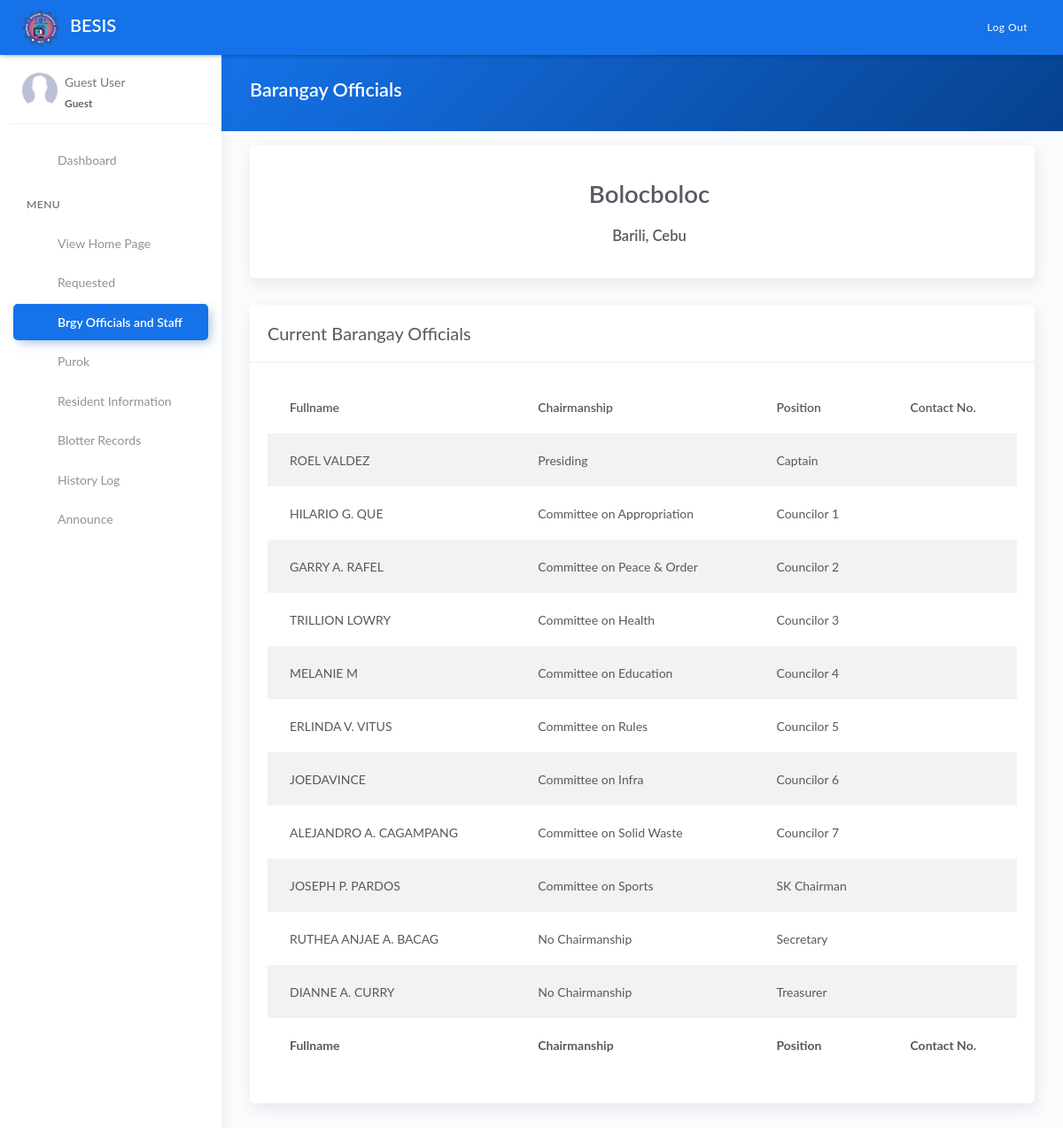
The app's page /officials.php, older data.
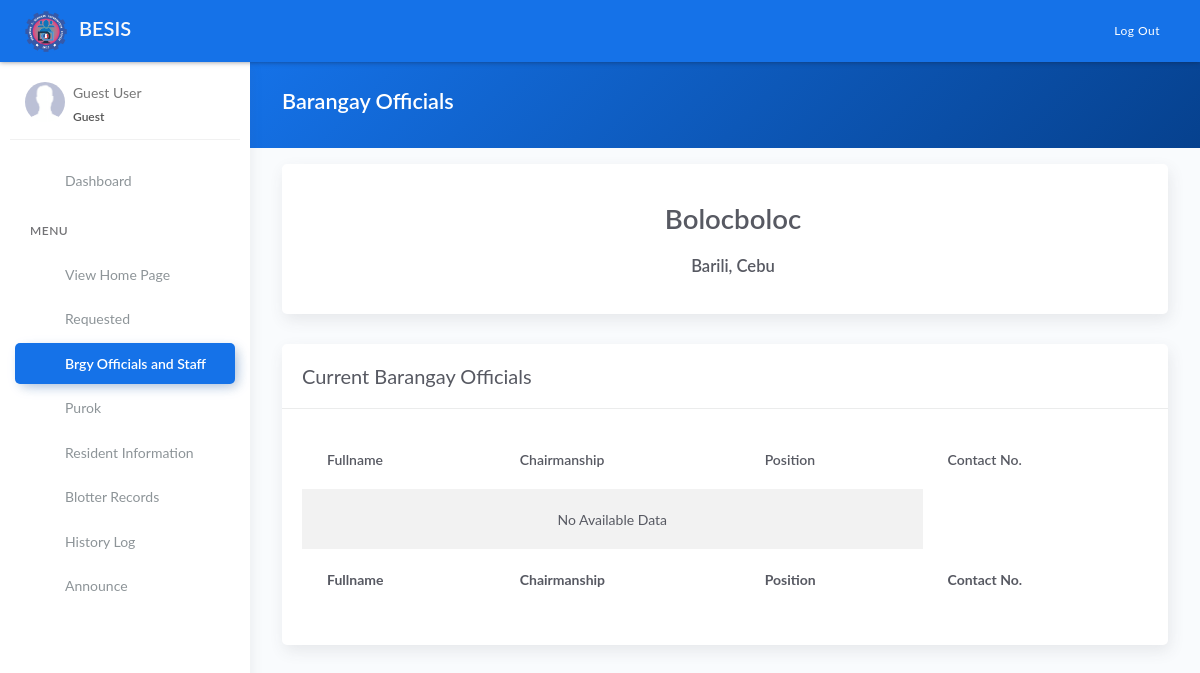
The same page, newer data.
### tables this page shows
CREATE TABLE `tblofficials` (
  `id` int(11) NOT NULL AUTO_INCREMENT,
  `name` varchar(50) DEFAULT NULL,
  `chairmanship` varchar(50) DEFAULT NULL,
  `position` varchar(50) DEFAULT NULL,
  `termstart` date DEFAULT NULL,
  `termend` date DEFAULT NULL,
  `status` varchar(20) DEFAULT NULL,
  PRIMARY KEY (`id`)
);

CREATE TABLE `tblchairmanship` (
  `id` int(11) NOT NULL AUTO_INCREMENT,
  `title` varchar(100) DEFAULT NULL,
  PRIMARY KEY (`id`)
);

CREATE TABLE `tblposition` (
  `id` int(11) NOT NULL AUTO_INCREMENT,
  `position` varchar(50) DEFAULT NULL,
  `order` int(11) DEFAULT NULL,
  PRIMARY KEY (`id`)
);

### model/fetch_brgy_info.php (called while the page is built, shortened)
<?php
    $query = "SELECT * FROM tblbrgy_info";
    $result = $conn->query($query);
	$row = $result->fetch_assoc();
	if($row){
		$province = $row['province'];
		$town	= $row['town'];
	}
?>

### officials.php (the view, shortened to what this page needs)
<?php include 'server/server.php' ?>
<?php
	if(isset($_SESSION['role'])){
		if($_SESSION['role'] =='staff'){
			$off_q = "SELECT *,tblofficials.id as id, tblposition.id as pos_id,tblchairmanship.id as chair_id FROM tblofficials JOIN tblposition ON tblposition.id=tblofficials.position JOIN tblchairmanship ON tblchairmanship.id=tblofficials.chairmanship WHERE `status`='Active' ORDER BY tblposition.order ASC ";
		}else{
			$off_q = "SELECT *,tblofficials.id as id, tblposition.id as pos_id,tblchairmanship.id as chair_id FROM tblofficials JOIN tblposition ON tblposition.id=tblofficials.position JOIN tblchairmanship ON tblchairmanship.id=tblofficials.chairmanship ORDER BY tblposition.order ASC, `status` ASC ";
		}
	}else{
		$off_q = "SELECT *,tblofficials.id as id, tblposition.id as pos_id,tblchairmanship.id as chair_id FROM tblofficials JOIN tblposition ON tblposition.id=tblofficials.position JOIN tblchairmanship ON tblchairmanship.id=tblofficials.chairmanship WHERE `status`='Active' ORDER BY tblposition.order ASC ";
	}
	$res_o = $conn->query($off_q);
	$official = array();
	while($row = $res_o->fetch_assoc()){
		$official[] = $row;
	}
?>
<!DOCTYPE html>
<html lang="en">
<head>
	<?php include 'templates/header.php' ?>
</head>
<body>
	<div class="wrapper">
		<?php include 'templates/main-header.php' ?>
		<?php include 'templates/sidebar.php' ?>
		<div class="main-panel">
			<div class="content">
				<div class="panel-header bg-primary-gradient">
					<div class="page-inner">
						<div class="d-flex align-items-left align-items-md-center flex-column flex-md-row">
							<div>
								<h2 class="text-white fw-bold">Barangay Officials</h2>
							</div>
						</div>
					</div>
				</div>
				<div class="page-inner">
					<div class="row mt--2">
						<div class="col-md-12">
							<div class="card">
								<div class="card-body">
									<div class="d-flex flex-wrap pb-2 justify-content-between">
										<div class="px-2 pb-2 pb-md-0 text-center">
										</div>
										<div class="px-2 pb-2 pb-md-0 text-center">
											<h1 class="fw-bold mt-3">Bolocboloc</h1>
											<h4 class="fw-bold mt-3"><?= ucwords($town) ?>, <?= ucwords($province) ?> </h4>
										</div>
									</div>
								</div>
							</div>
							<div class="card">
								<div class="card-header">
									<div class="card-head-row">
										<div class="card-title">Current Barangay Officials</div>
									</div>
								</div>
								<div class="card-body">
									<div class="table-responsive">
										<table class="table table-striped">
											<thead>
												<tr>
													<th scope="col">Fullname</th>
													<th scope="col">Chairmanship</th>
													<th scope="col">Position</th>
                                                    <th scope="col">Contact No.</th>
												</tr>
											</thead>
											<tbody>
												<?php if(!empty($official)): ?>
													<?php foreach($official as $row): ?>
														<tr>
															<td class="text-uppercase"><?= $row['name'] ?></td>
															<td><?= $row['title'] ?></td>
															<td><?= $row['position'] ?></td>
                                                            <td><?= $row['contact'] ?></td>
														</tr>
													<?php endforeach ?>
												<?php else: ?>
													<tr>
														<td colspan="3" class="text-center">No Available Data</td>
													</tr>
												<?php endif ?>
											</tbody>
											<tfoot>
												<tr>
													<th scope="col">Fullname</th>
													<th scope="col">Chairmanship</th>
													<th scope="col">Position</th>
                                                    <th scope="col">Contact No.</th>
												</tr>
											</tfoot>
										</table>
									</div>
								</div>
							</div>
						</div>
					</div>
				</div>
			</div>
		</div>
	</div>
</body>
</html>

Row changes from the older to the newer data that the page shows:
removed tblofficials: name "ROEL VALDEZ", tblchairmanship.title "Presiding", tblposition.position "Captain"
removed tblofficials: name "HILARIO G. QUE", tblchairmanship.title "Committee on Appropriation", tblposition.position "Councilor 1"
removed tblofficials: name "GARRY A. RAFEL", tblchairmanship.title "Committee on Peace & Order", tblposition.position "Councilor 2"
removed tblofficials: name "TRILLION LOWRY", tblchairmanship.title "Committee on Health", tblposition.position "Councilor 3"
removed tblofficials: name "MELANIE M", tblchairmanship.title "Committee on Education", tblposition.position "Councilor 4"
removed tblofficials: name "ERLINDA V. VITUS", tblchairmanship.title "Committee on Rules", tblposition.position "Councilor 5"
removed tblofficials: name "JOEDAVINCE", tblchairmanship.title "Committee on Infra", tblposition.position "Councilor 6"
removed tblofficials: name "ALEJANDRO A. CAGAMPANG", tblchairmanship.title "Committee on Solid Waste", tblposition.position "Councilor 7"
removed tblofficials: name "JOSEPH P. PARDOS", tblchairmanship.title "Committee on Sports", tblposition.position "SK Chairman"
removed tblofficials: name "RUTHEA ANJAE A. BACAG", tblchairmanship.title "No Chairmanship", tblposition.position "Secretary"
removed tblofficials: name "DIANNE A. CURRY", tblchairmanship.title "No Chairmanship", tblposition.position "Treasurer"
Text that changed along with them:
text now shown: "No Available Data"
